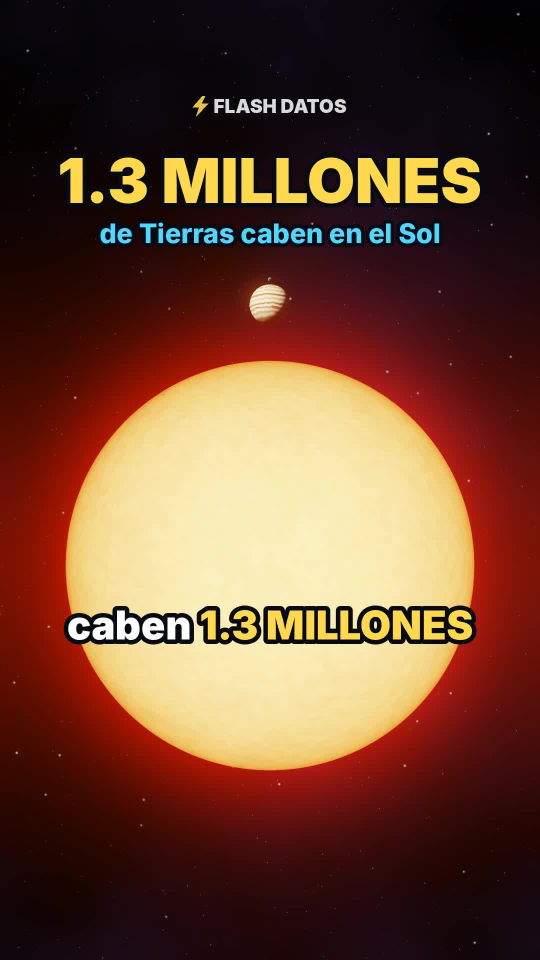
#> input picture videos/01-tierras-en-el-sol/portada.jpg, 1080 x 1920 px (shown at 1/2 size)
$ python -i escena.py   (imports and definitions only)
#> lines starting #> are read from the running program, lines starting #| are printed output that depends on the picture
### motor/noise.py
import numpy as np
rng = np.random.default_rng(7)
PERM = rng.permutation(256)
P = np.concatenate([PERM, PERM]).astype(np.int64)
VALS = rng.random(256)


def _hash(ix, iy, iz):
    return VALS[P[P[P[ix & 255] + (iy & 255)] + (iz & 255)]]


def vnoise(x, y, z):
    xi, yi, zi = np.floor(x).astype(np.int64), np.floor(y).astype(np.int64), np.floor(z).astype(np.int64)
    xf, yf, zf = x - xi, y - yi, z - zi
    u, v, w = xf * xf * (3 - 2 * xf), yf * yf * (3 - 2 * yf), zf * zf * (3 - 2 * zf)
    c000 = _hash(xi, yi, zi); c100 = _hash(xi + 1, yi, zi)
    c010 = _hash(xi, yi + 1, zi); c110 = _hash(xi + 1, yi + 1, zi)
    c001 = _hash(xi, yi, zi + 1); c101 = _hash(xi + 1, yi, zi + 1)
    c011 = _hash(xi, yi + 1, zi + 1); c111 = _hash(xi + 1, yi + 1, zi + 1)
    x00 = c000 + u * (c100 - c000); x10 = c010 + u * (c110 - c010)
    x01 = c001 + u * (c101 - c001); x11 = c011 + u * (c111 - c011)
    y0 = x00 + v * (x10 - x00); y1 = x01 + v * (x11 - x01)
    return y0 + w * (y1 - y0)


def fbm(x, y, z, octaves=5, lac=2.0, gain=0.5, seed=0.0):
#> called with octaves = 5, lac = 2, gain = 0.5, seed = 77
    tot, amp, norm, f = 0.0, 1.0, 0.0, 1.0
    for o in range(octaves):
        off = seed * 17.31 + o * 31.7
        tot = tot + amp * vnoise(x * f + off, y * f - off * 0.7, z * f + off * 1.3)
        norm += amp; amp *= gain; f *= lac
    return tot / norm


def smooth(a, b, x):
    t = np.clip((x - a) / (b - a), 0, 1)
    return t * t * (3 - 2 * t)


def mix(a, b, t):
    t = t[..., None]
    return np.asarray(a) * (1 - t) + np.asarray(b) * t

### videos/01-tierras-en-el-sol/escena.py
"""Flash Datos · renderizador 3D (trazado de rayos de esferas) para el video 01.

Uso:
  python3 render.py test 0.0 9.0 ...        -> PNG de prueba en frames_test/
  python3 render.py chunk <ini> <fin> <out> -> MP4 de los cuadros [ini, fin)
"""
import json, math, os, subprocess, sys
import numpy as np
from PIL import Image, ImageDraw, ImageFont
from scipy.ndimage import gaussian_filter, zoom as ndzoom

BASE = os.path.dirname(os.path.abspath(__file__))
W, H, FPS = 1080, 1920, 30
TY = math.tan(math.radians(20)); TX = TY * W / H
PIX = 2 * TY / H

# ---------------- datos físicos (unidades: radios terrestres) ----------------
RE = 1.0
RJ = 69911 / 6371
RS = 696000 / 6371
RB = 764 * RS                      # Betelgeuse, ~764 radios solares (Joyce et al. 2020)
AU = 149597870.7 / 6371
GAP = 1.8
Y_S = GAP * RS + RS
Y_J = Y_S + RS + GAP * RJ + RJ
Y_E = Y_J + RJ + GAP * RE + RE

# ---------------- rayos de cámara ----------------
xs = ((np.arange(W) + 0.5) / W * 2 - 1) * TX
ys = (1 - (np.arange(H) + 0.5) / H * 2) * TY
DX, DY = np.meshgrid(xs, ys)
NRM = np.sqrt(DX * DX + DY * DY + 1)
DIRS = np.stack([DX / NRM, DY / NRM, -1 / NRM], axis=-1)

# [1 line not run here, left out]


def lin(c):
    return np.asarray(c, dtype=np.float32) ** 2.2


# [1 line not run here, left out]
# [1 line that did not run here, left out]
# [1 line that did not run here, left out]


# [12 lines left out: function sample, not called in this run]


def smooth(a, b, x):
    t = np.clip((x - a) / (b - a), 0, 1)
    return t * t * (3 - 2 * t)


# ---------------- fondo estrellado ----------------
def make_background():
    rng = np.random.default_rng(3)
    bg = np.zeros((H, W, 3), np.float32)
    n = 1600
    x = rng.integers(0, W, n); y = rng.integers(0, H, n)
    inten = 0.025 + 0.45 * rng.random(n) ** 7
    tint = rng.random(n)
    col = np.stack([0.80 + 0.2 * tint, 0.86 + 0.06 * tint, 1.0 - 0.25 * tint], -1)
    np.add.at(bg, (y, x), col * inten[:, None])
    bg = gaussian_filter(bg, (0.6, 0.6, 0))
    big = np.zeros_like(bg)
    m = 45
    bx = rng.integers(0, W, m); by = rng.integers(0, H, m)
    np.add.at(big, (by, bx), np.array([1.0, 0.95, 0.9]) * (1.5 + 3 * rng.random(m))[:, None])
    bg += gaussian_filter(big, (1.3, 1.3, 0))
    # nebulosa muy tenue
    from noise import fbm
    gy, gx = np.mgrid[0:120, 0:68] / 40.0
    neb = fbm(gx, gy, np.full_like(gx, 0.7), 5, seed=77)
    neb = ndzoom(neb, (H / 120, W / 68), order=1)
    neb = np.clip((neb - 0.45) * 2.2, 0, 1) ** 1.6
    bg += neb[..., None] * np.array([0.020, 0.010, 0.040], np.float32)
    return bg


BG = make_background()

# ---------------- cuerpos ----------------
# [7 lines left out: function stack_bodies, not called in this run]


def diagram_bodies():
    return [dict(n="bet", c=(0.0, 0.0, 0.0), r=RB, kind="star", tex=BET, cc=(1.0, 0.20, 0.05), ce=(0.42, 0.03, 0.01), k=1.45, rot=0.003)]


# [10 lines left out: functions rot_y, rot_x, not called in this run]


def latlon(v):
    return np.arcsin(np.clip(v[..., 1], -1, 1)), np.arctan2(v[..., 0], v[..., 2])


# [101 lines left out: functions shade, draw_sphere, not called in this run]


def bloom(img):
    small = img[::4, ::4]
    br = np.clip(small - 0.9, 0, None)
    g = gaussian_filter(br, (5, 5, 0)) * 0.55 + gaussian_filter(br, (22, 22, 0)) * 0.85 + gaussian_filter(br, (60, 60, 0)) * 0.5
    return img + ndzoom(g, (4, 4, 1), order=1)[:H, :W]


# [4 lines left out: function tonemap, not called in this run]


# ---------------- línea de tiempo ----------------
# [1 line not run here, left out]
# [1 line that did not run here, left out]
# [1 line that did not run here, left out]
# [1 line that did not run here, left out]

K = {
    "earth": (Y_E, 5.2),
    "jup": (Y_J + 0.3 * RJ, 7.6 * RJ),
    "sun": (Y_S + 0.25 * RS, 7.6 * RS),
    "bet_h": (1154.0, 9606.0),
    "bet_full": (-0.86 * RB, RB / (0.80 * TX)),
}
D_DIAG0 = 1.15 * RB / TX
D_DIAG1 = 1.12 * 5.203 * AU / TX

# [1 line that did not run here, left out]
# [1 line that did not run here, left out]
# [1 line that did not run here, left out]
# [1 line that did not run here, left out]
# [1 line that did not run here, left out]


def ease(s):
    s = min(max(s, 0.0), 1.0)
    return s * s * s * (s * (6 * s - 15) + 10)


def ease_out(s):
    s = min(max(s, 0.0), 1.0)
    return 1 - (1 - s) ** 3


# [5 lines left out: function move, not called in this run]


def push(k, s, amt=0.06):
    y, d = k
    return y, d * (1 - amt * s)


# [31 lines left out: function camera, not called in this run]


# ---------------- subtítulos ----------------
HL_WORDS = {"millones", "diminuto", "betelgeuse", "marte", "mercurio", "venus", "km"}


# [24 lines left out: functions groups_for_part, word_times, not called in this run]


def ring_times():
    return TM["rings"]


CAPS = []
# [6 lines not run here, left out]

FD = os.path.join(BASE, "fonts", "") if os.path.isdir(os.path.join(BASE, "fonts")) else "/usr/share/fonts/opentype/inter/"
_fc = {}


# [5 lines left out: function font, not called in this run]


YELLOW = (255, 216, 77); CYAN = (79, 216, 255); WHITE = (255, 255, 255)


def is_hl(w):
    core = w.strip(".,:…?¿!").lower()
    return any(ch.isdigit() for ch in core) or core in HL_WORDS


# [37 lines left out: functions draw_caption, fade, draw_label, not called in this run]


def bolt(cx, cy, s):
    pts = [(0.58, 0.0), (0.12, 0.56), (0.44, 0.56), (0.30, 1.0), (0.88, 0.38), (0.55, 0.38), (0.74, 0.0)]
    return [(cx + (px - 0.5) * s, cy + (py - 0.5) * s) for px, py in pts]


# [8 lines left out: function draw_watermark, not called in this run]


ORB = [("Mercurio", 0.387, (235, 235, 235)), ("Venus", 0.723, (255, 209, 102)), ("Tierra", 1.0, (79, 216, 255)), ("Marte", 1.524, (255, 150, 180))]
JUP_ORB = ("Júpiter", 5.203, (184, 242, 139))


# [110 lines left out: functions draw_diagram, draw_marker, flash_alpha, overlays, render, not called in this run]


# [20 lines not run here, left out]

>>> import cv2
>>> picture = cv2.imread('portada.jpg', cv2.IMREAD_GRAYSCALE)
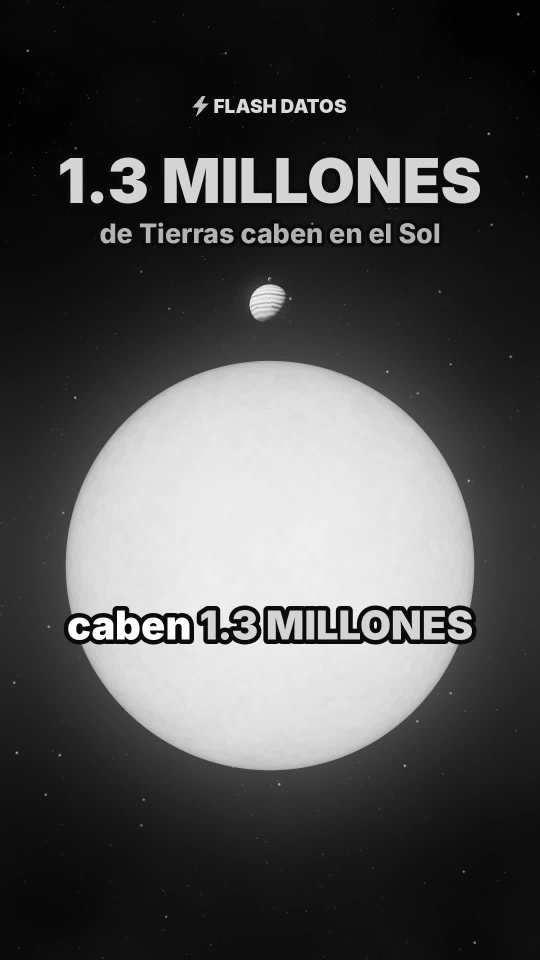
#> picture: shape (1920, 1080) (shown at 1/2 size); min 0, max 255, mean 78
>>> result = bloom(picture)
#> in bloom, `small = img[::4, ::4]`:
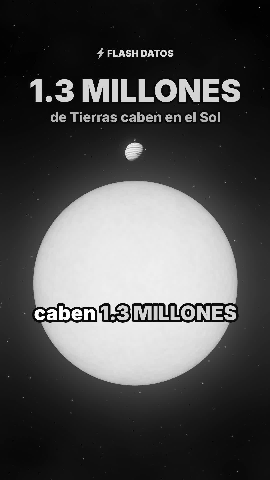
#> small: shape (480, 270); min 0, max 255, mean 78.1
#> (the run stopped early here; a loop or call above may not have finished)
